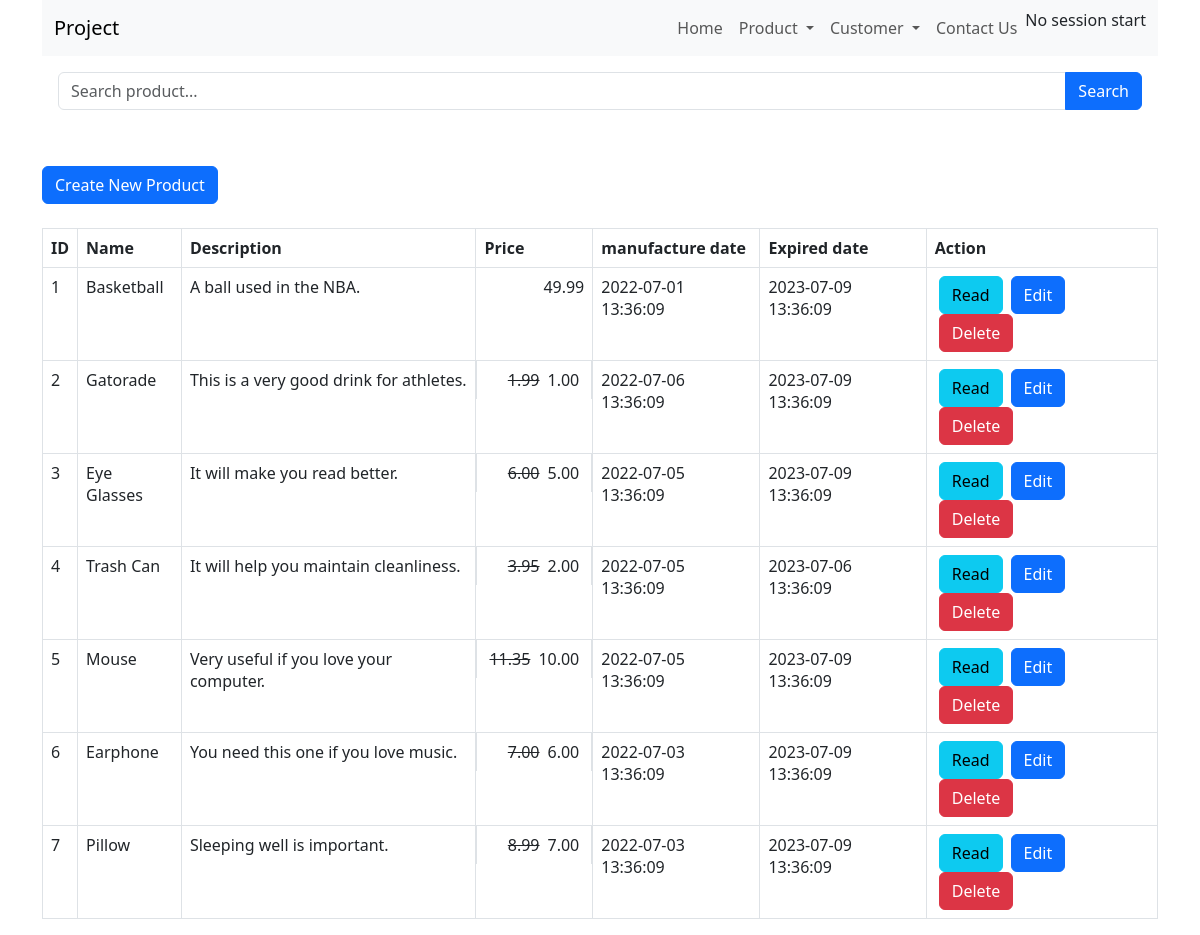
/product_read.php, run on the app's committed database.
### tables this page shows
CREATE TABLE `products` (
  `id` int(11) NOT NULL,
  `name` varchar(128) NOT NULL,
  `description` text NOT NULL,
  `price` double NOT NULL,
  `promote_price` float NOT NULL,
  `manufacture_date` datetime NOT NULL,
  `expired_date` datetime NOT NULL,
  `created` datetime NOT NULL,
  `modified` timestamp NOT NULL DEFAULT current_timestamp() ON UPDATE current_timestamp()
);

### product_read.php (the view, shortened to what this page needs)
<html lang="en">
<head>
    <link href="https://cdn.jsdelivr.net/npm/bootstrap@5.3.0/dist/css/bootstrap.min.css" rel="stylesheet">
</head>
<body>
    <div class="container">
        <?php
        include 'menu/menu.php';
        ?>
        <?php
        include 'config/database.php';
        $searchKeyword = isset($_GET['search']) ? $_GET['search'] : '';
        $query = "SELECT id, name, description, price, promote_price, manufacture_date, expired_date FROM products";
        $query .= " ORDER BY id ASC";
        $stmt = $con->prepare($query);
        $stmt->execute();
        $num = $stmt->rowCount();
        echo '<div class="p-3">
            <form method="GET" action="">
                <div class="input-group mb-3">
                    <input type="text" class="form-control" name="search" placeholder="Search product..." value="' . str_replace('%', '', $searchKeyword) . '">
                    <button class="btn btn-primary" type="submit">Search</button>
                </div>
            </form>
        </div>';
        echo "<br><div><a href='product_create.php' class='btn btn-primary m-b-1em'>Create New Product</a></div>" . "<br>";
        if ($num > 0) {
            echo "<table id='product_table' class='table table-hover table-responsive table-bordered'>";
            echo "<tr>";
            echo "<th>ID</th>";
            echo "<th>Name</th>";
            echo "<th>Description</th>";
            echo "<th>Price</th>";
            echo "<th>manufacture date</th>";
            echo "<th>Expired date</th>";
            echo "<th>Action</th>";
            echo "</tr>";
            while ($row = $stmt->fetch(PDO::FETCH_ASSOC)) {
                extract($row);
                $decimalprice = number_format((float)$price, 2, '.', '');
                $decimalpromote = number_format((float)$promote_price, 2, '.', '');
                echo "<tr>";
                echo "<td>{$id}</td>";
                echo "<td>{$name}</td>";
                echo "<td>{$description}</td>";
                if ($promote_price < $decimalprice && $promote_price > 0) {
                    echo "<td class = 'd-flex justify-content-end'><div class = 'mx-1 text-decoration-line-through'>{$decimalprice}</div><div class = 'mx-1'>{$decimalpromote}</div></td>";
                } else {
                    echo "<td class = 'text-end'>{$decimalprice}</td>";
                }
                echo "<td>{$manufacture_date}</td>";
                echo "<td>{$expired_date}</td>";
                echo "<td>";
                echo "<a href='product_read_one.php?id={$id}' class='btn btn-info m-r-1em mx-1'>Read</a>";
                echo "<a href='product_update.php?id={$id}' class='btn btn-primary m-r-1em mx-1'>Edit</a>";
                echo "<a href='#' onclick='delete_product({$id});'  class='btn btn-danger mx-1'>Delete</a>";
                echo "</td>";
                echo "</tr>";
            }
            echo "</table>";
        } else {
            echo "<div class='alert alert-danger'>No records found.</div>";
        }
        ?>
    </div>
</body>
</html>

### data on the page
products: id "1", name "Basketball", description "A ball used in the NBA.", price "49.99", manufacture_date "2022-07-01 13:36:09", expired_date "2023-07-09 13:36:09"
products: id "2", name "Gatorade", description "This is a very good drink for athletes.", price "1.99", promote_price "1.00", manufacture_date "2022-07-06 13:36:09", expired_date "2023-07-09 13:36:09"
products: id "3", name "Eye Glasses", description "It will make you read better.", price "6.00", promote_price "5.00", manufacture_date "2022-07-05 13:36:09", expired_date "2023-07-09 13:36:09"
products: id "4", name "Trash Can", description "It will help you maintain cleanliness.", price "3.95", promote_price "2.00", manufacture_date "2022-07-05 13:36:09", expired_date "2023-07-06 13:36:09"
products: id "5", name "Mouse", description "Very useful if you love your computer.", price "11.35", promote_price "10.00", manufacture_date "2022-07-05 13:36:09", expired_date "2023-07-09 13:36:09"
products: id "6", name "Earphone", description "You need this one if you love music.", price "7.00", promote_price "6.00", manufacture_date "2022-07-03 13:36:09", expired_date "2023-07-09 13:36:09"
products: id "7", name "Pillow", description "Sleeping well is important.", price "8.99", promote_price "7.00", manufacture_date "2022-07-03 13:36:09", expired_date "2023-07-09 13:36:09"
